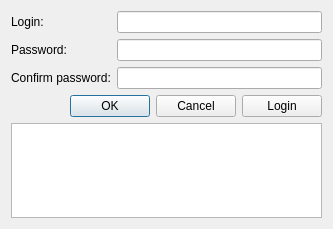
<?xml version="1.0" encoding="UTF-8"?>
<ui version="4.0">
 <class>RegistrationForm</class>
 <widget class="QWidget" name="RegistrationForm">
  <property name="geometry">
   <rect>
    <x>0</x>
    <y>0</y>
    <width>333</width>
    <height>229</height>
   </rect>
  </property>
  <property name="windowTitle">
   <string>Form</string>
  </property>
  <layout class="QVBoxLayout" name="verticalLayout_3">
   <item>
    <layout class="QHBoxLayout" name="horizontalLayout">
     <item>
      <layout class="QVBoxLayout" name="verticalLayout_2">
       <item>
        <widget class="QLabel" name="label">
         <property name="text">
          <string>Login:</string>
         </property>
        </widget>
       </item>
       <item>
        <widget class="QLabel" name="label_2">
         <property name="text">
          <string>Password:</string>
         </property>
        </widget>
       </item>
       <item>
        <widget class="QLabel" name="label_3">
         <property name="text">
          <string>Confirm password:</string>
         </property>
        </widget>
       </item>
      </layout>
     </item>
     <item>
      <layout class="QVBoxLayout" name="verticalLayout">
       <item>
        <widget class="QLineEdit" name="loginLineEdit"/>
       </item>
       <item>
        <widget class="QLineEdit" name="passwordLineEdit">
         <property name="echoMode">
          <enum>QLineEdit::Password</enum>
         </property>
        </widget>
       </item>
       <item>
        <widget class="QLineEdit" name="confirmPasswordLineEdit">
         <property name="echoMode">
          <enum>QLineEdit::Password</enum>
         </property>
        </widget>
       </item>
      </layout>
     </item>
    </layout>
   </item>
   <item>
    <spacer name="verticalSpacer">
     <property name="orientation">
      <enum>Qt::Vertical</enum>
     </property>
     <property name="sizeHint" stdset="0">
      <size>
       <width>20</width>
       <height>0</height>
      </size>
     </property>
    </spacer>
   </item>
   <item>
    <layout class="QHBoxLayout" name="horizontalLayout_2">
     <item>
      <widget class="QDialogButtonBox" name="buttonBox">
       <property name="standardButtons">
        <set>QDialogButtonBox::Cancel|QDialogButtonBox::Ok</set>
       </property>
      </widget>
     </item>
     <item>
      <widget class="QPushButton" name="loginButton">
       <property name="text">
        <string>Login</string>
       </property>
      </widget>
     </item>
    </layout>
   </item>
   <item>
    <widget class="QTextEdit" name="serverMessagetextEdit"/>
   </item>
  </layout>
 </widget>
 <resources/>
 <connections/>
</ui>
